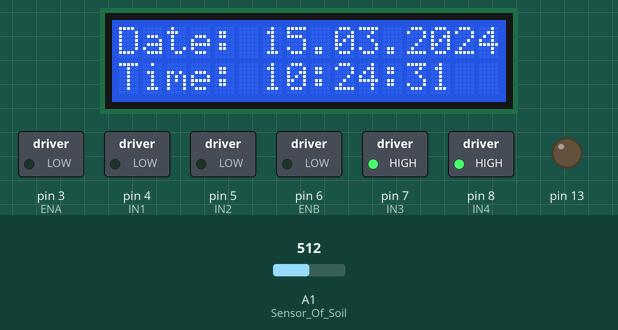
Recording of a sketch running on a simulated Arduino Uno, built with avr-gcc and run on an emulated ATmega328P. On the bench: 16×2 character LCD, switched loads named in the sketch (green lamp = pin HIGH), output pins drawn as LEDs (lit = HIGH). Dashed ring = blinking. The test bench sets the inputs (shaded band); at power-on: A1 (Sensor_Of_Soil) = 512. The local clock reads 2024-03-15 10:24:30 at power-on unless the sketch sets it; what the sketch prints to the serial monitor is not drawn.

Above: at 1.3 s.
1.4 s: A1 (Sensor_Of_Soil) set to 304
3.5 s: A1 (Sensor_Of_Soil) set to 278
At 3.79 s:
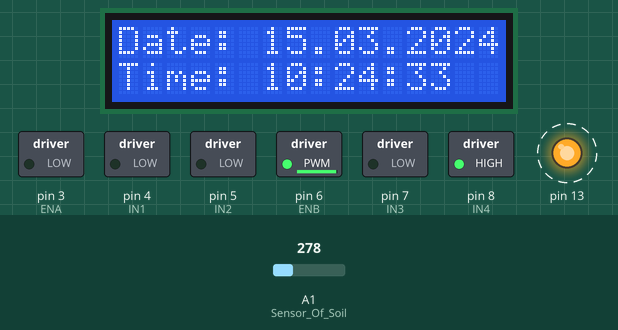
At 4.38 s:
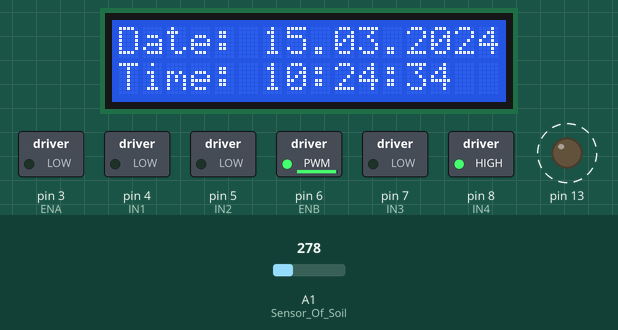
5.3 s: A1 (Sensor_Of_Soil) set to 511
At 7.4 s:
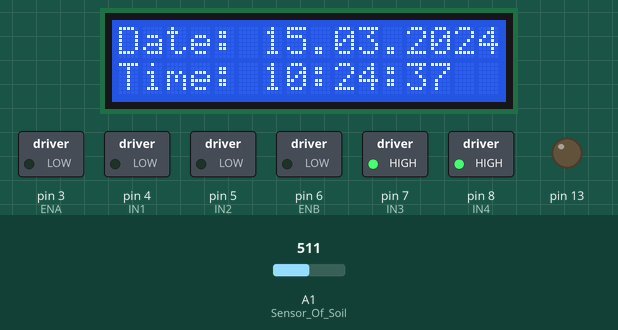
Timing chart, 0 to 8.9 s (numbered marks = the images above; inputs shaded):
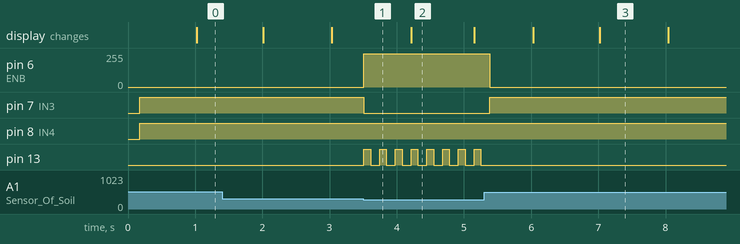

Measured:
- the behaviour switches between 297 and 296 on A1 (Sensor_Of_Soil) (found by bisection; images 0 and 1)
- after the input at 3.5 s, pin 6 (ENB): 0/255 → 250/255 at once; pin 7 (IN3): HIGH → LOW at once; pin 13: alternates HIGH for 0.10 s and LOW for 0.13 s, starting at once
- after the input at 5.3 s, pin 6 (ENB): 250/255 → 0/255 after 0.08 s; pin 7 (IN3): LOW → HIGH after 0.08 s; pin 13: stops changing and stays LOW
- what the display in image 2 shows lasts 1.0 s, from 4.2 s to 5.2 s

The sketch:

SmartFarm.ino
```cpp
// Smart Farm 3/11/2020
#include <Wire.h>
#include <LiquidCrystal_I2C.h>
#include <DS3231.h>

LiquidCrystal_I2C lcd(0x27, 16, 2);
DS3231  rtc(SDA, SCL);

int val, val1;
#define IN1 4
#define IN2 5
#define IN3 7
#define IN4 8
#define ENA 3
#define ENB 6
void setup() {
//  Serial.begin(9600);
  Serial.begin(115200);
   pinMode(13, OUTPUT);
  pinMode(IN1, OUTPUT);
  pinMode(IN2, OUTPUT);
  pinMode(IN3, OUTPUT);
  pinMode(IN4, OUTPUT);
  pinMode(ENA, OUTPUT);
  pinMode(ENB, OUTPUT);
  rtc.begin();
  lcd.init();
  lcd.init();
  lcd.backlight();
  lcd.setCursor(3, 0);
  lcd.print("Hello, Erobot!");

  //  rtc.setDOW(WEDNESDAY);
  //  rtc.setTime(4, 49, 0);
  //  rtc.setDate(11, 3, 2020);
}
//int val;
void loop() {

  RealTime();
  val = Sensor_Wate();
  if(val>70){
     Motor_Of_Small('S');
     Serial.println(val);
     digitalWrite(13,1);
     delay(100);
     digitalWrite(13,0);
     delay(100);
  }else{
     Motor_Of_Small('B');
  }
  //    Motor_Of_Big();
   Serial.println(val);
}
```

Motor_Control.ino
```cpp
void Motor_Of_Big(char text) {

  if (text == 'S') {
    digitalWrite(IN1, 0);
    digitalWrite(IN2, 1);
    analogWrite(ENA, 250);
  }
  if (text == 'B') {
    digitalWrite(IN1, 0);
    digitalWrite(IN2, 0);
    analogWrite(ENA, 0);
  }
}
void Motor_Of_Small(char text) {
  if (text == 'S') {
    digitalWrite(IN3, 0);
    digitalWrite(IN4, 1);
    analogWrite(ENB, 250);
  }
  if (text == 'B') {
    digitalWrite(IN3, 1);
    digitalWrite(IN4, 1);
    analogWrite(ENB, 0);
  }
}
```

RealTime.ino
```cpp
  void RealTime() {
  lcd.setCursor(0, 0);
  lcd.print("Date: ");
  lcd.setCursor(0,1);
  lcd.print("Time:");
  lcd.setCursor(6, 0);
  lcd.print(rtc.getDateStr());
  lcd.setCursor(6,1);
  lcd.print(rtc.getTimeStr());
//  delay (1000);
}
```

Sensor_OFSoil.ino
```cpp
int Sensor_Of_Soil() {
  val = analogRead(A1);
  val = map(val, 1023, 200, 0, 100);
  return val;
}
```

Sensor_OF_Water.ino
```cpp
int Sensor_Wate() {
  val1 = analogRead(A1);
  val1 = map(val1, 1023, 0, 0, 100);
  return val1;
}
```
